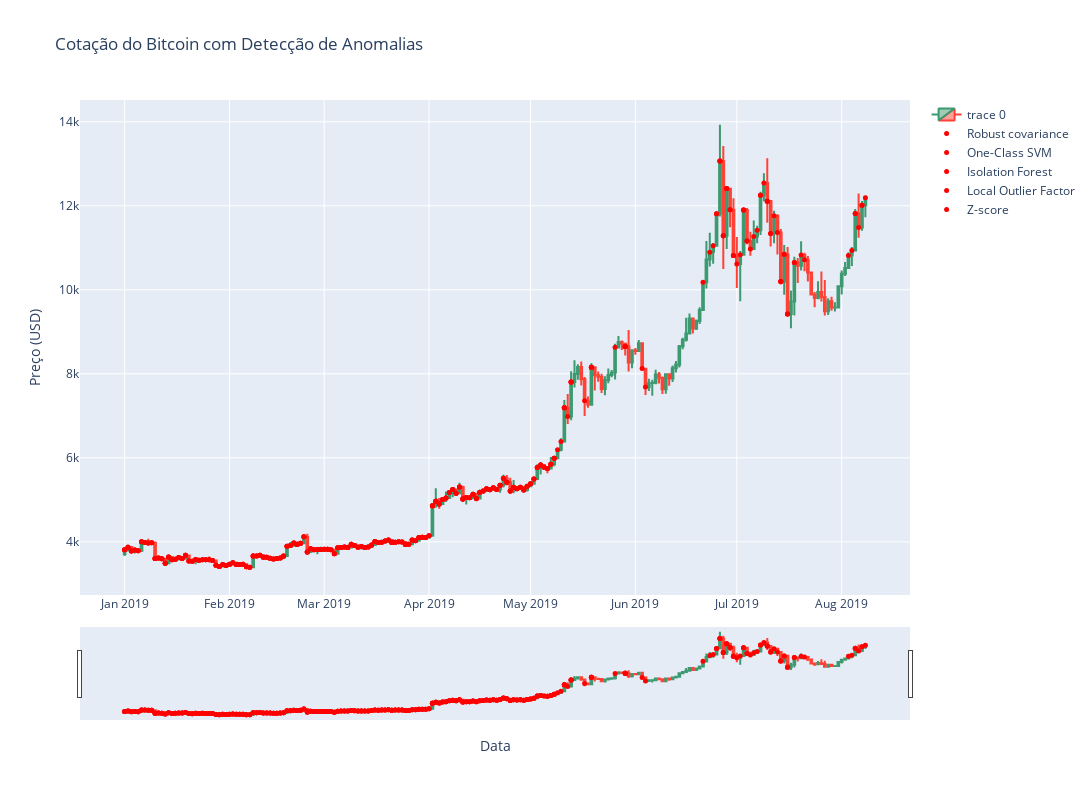

The cell this chart's notebook holds for it:
### Code cell
# Adicionar títulos e rótulos aos eixos
fig.update_layout(
    title='Cotação do Bitcoin com Detecção de Anomalias',
    xaxis_title='Data',
    yaxis_title='Preço (USD)',
    width=1200,
    height=800
)

# Exibir o gráfico
fig.show()

### Figure 1 — Plotly figure (JSON) as saved in the notebook; plotly's stock layout.template omitted (floating-point values rounded to 4 significant figures; data arrays with more than 128 entries replaced by an {"elided": "..."} marker saying what was removed)
{"data": [{"close": {"elided": "220 float values"}, "high": {"elided": "220 float values"}, "low": {"elided": "220 float values"}, "open": {"elided": "220 float values"}, "type": "candlestick", "x": {"elided": "220 str values"}}, {"marker": {"color": "red", "size": 5}, "mode": "markers", "name": "Robust covariance", "type": "scatter", "x": ["2019-05-29T00:00:00", "2019-04-03T00:00:00", "2019-04-02T00:00:00"], "y": [8648.0, 4969.0, 4859.0]}, {"marker": {"color": "red", "size": 5}, "mode": "markers", "name": "One-Class SVM", "type": "scatter", "x": {"elided": "135 str values"}, "y": {"elided": "135 float values"}}, {"marker": {"color": "red", "size": 5}, "mode": "markers", "name": "Isolation Forest", "type": "scatter", "x": {"elided": "140 str values"}, "y": {"elided": "140 float values"}}, {"marker": {"color": "red", "size": 5}, "mode": "markers", "name": "Local Outlier Factor", "type": "scatter", "x": {"elided": "148 str values"}, "y": {"elided": "148 float values"}}, {"marker": {"color": "red", "size": 5}, "mode": "markers", "name": "Z-score", "type": "scatter", "x": ["2019-08-08T00:00:00", "2019-08-07T00:00:00", "2019-08-06T00:00:00", "2019-08-05T00:00:00", "2019-08-04T00:00:00", "2019-08-03T00:00:00", "2019-07-21T00:00:00", "2019-07-20T00:00:00", "2019-07-18T00:00:00", "2019-07-16T00:00:00", "2019-07-15T00:00:00", "2019-07-14T00:00:00", "2019-07-13T00:00:00", "2019-07-12T00:00:00", "2019-07-11T00:00:00", "2019-07-10T00:00:00", "2019-07-09T00:00:00", "2019-07-08T00:00:00", "2019-07-07T00:00:00", "2019-07-06T00:00:00", "2019-07-05T00:00:00", "2019-07-04T00:00:00", "2019-07-03T00:00:00", "2019-07-02T00:00:00", "2019-07-01T00:00:00", "2019-06-30T00:00:00", "2019-06-29T00:00:00", "2019-06-28T00:00:00", "2019-06-27T00:00:00", "2019-06-26T00:00:00", "2019-06-25T00:00:00", "2019-06-24T00:00:00", "2019-06-23T00:00:00", "2019-06-21T00:00:00", "2019-06-04T00:00:00", "2019-06-03T00:00:00", "2019-05-29T00:00:00", "2019-05-26T00:00:00", "2019-05-19T00:00:00", "2019-05-17T00:00:00", "2019-05-13T00:00:00", "2019-05-11T00:00:00", "2019-04-11T00:00:00", "2019-04-03T00:00:00", "2019-04-02T00:00:00", "2019-03-21T00:00:00", "2019-02-24T00:00:00", "2019-02-08T00:00:00", "2019-01-10T00:00:00"], "y": [12190.0, 12010.0, 11480.0, 11820.0, 10930.0, 10820.0, 10710.0, 10830.0, 10650.0, 9425.0, 10850.0, 10200.0, 11360.0, 11760.0, 11340.0, 12110.0, 12540.0, 12250.0, 11420.0, 11268, 10970.0, 11160.0, 11900.0, 10840.0, 10620.0, 10820.0, 11910.0, 12410.0, 11290.0, 13060.0, 11810.0, 11050.0, 10900.0, 10180.0, 7686.0, 8125.0, 8648.0, 8630.0, 8157.0, 7360.0, 7806, 7190.0, 5023.0, 4969.0, 4859.0, 3982.0, 3755.0, 3662.0, 3604.0]}], "layout": {"height": 800, "title": {"text": "Cotação do Bitcoin com Detecção de Anomalias"}, "width": 1200, "xaxis": {"title": {"text": "Data"}}, "yaxis": {"title": {"text": "Preço (USD)"}}}}
